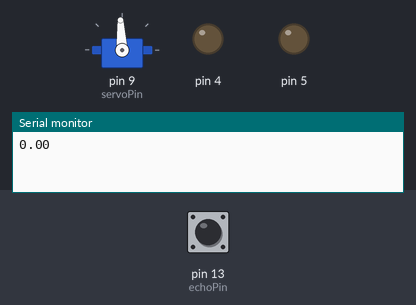
The sketch below on a simulated Arduino Uno, built with avr-gcc and run on an emulated ATmega328P. Parts: servo, output pins drawn as LEDs (lit = HIGH), the last lines printed to the serial monitor. Inputs (shaded band) come from the test bench; at power-on: pin 13 (echoPin) LOW. Pins used as bus, display or sensor lines are not drawn.

Above: at 1.2 s.
1.3 s: pin 13 (echoPin) pulsed HIGH 2 times (0.12 s each, 0.3 s apart)
At 1.9 s:
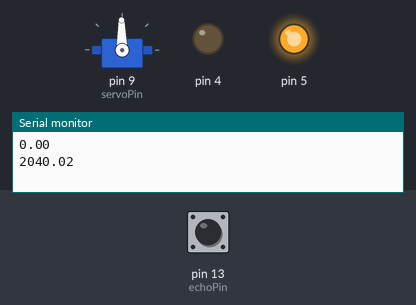
At 2.5 s:
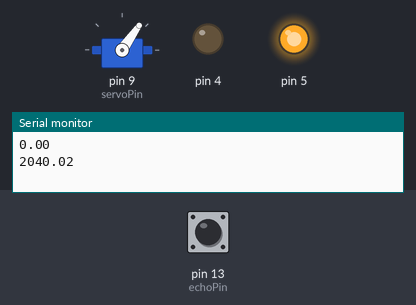
4.3 s: pin 13 (echoPin) pulsed HIGH 5 times (0.12 s each, 0.3 s apart)
At 7.8 s:
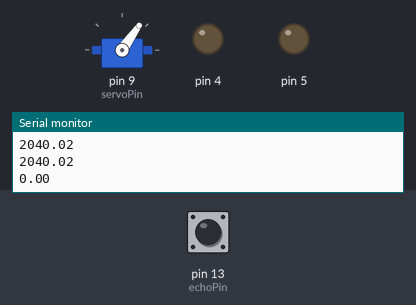
Timing chart, 0 to 13.3 s (numbered marks = the images above; inputs shaded):
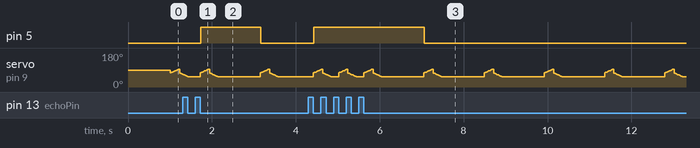

Measured:
- after the input at 1.3 s, pin 5: LOW → HIGH after 0.43 s, → LOW 1.4 s later
- after the input at 4.3 s, pin 5: LOW → HIGH after 0.13 s, → LOW 2.6 s later

The sketch:

_0201start.ino
```cpp
#include <Servo.h>

int echoPin=13;
int trigPin=12;
int servoPin=9;
Servo servo;
int angle=75;

void setup() {
Serial.begin(9600);
pinMode(trigPin,OUTPUT);
pinMode(echoPin,INPUT);
pinMode(4,OUTPUT);
pinMode(5,OUTPUT);
pinMode(9,OUTPUT);
servo.attach(servoPin);
}

void loop() {

float duration,distance;
digitalWrite(trigPin,HIGH);
delay(10);
digitalWrite(trigPin,LOW);
duration=pulseIn(echoPin,HIGH);
distance=(duration*340)/20000;
Serial.println(distance);

  for(angle=75; angle<=95; angle++)
  {
    servo.write(angle);
    delay(10);
    if(distance>=150)
    {
      analogWrite(5,255);
      digitalWrite(4,LOW);
    }
    else if(100<=distance && distance<150)
    {
      analogWrite(5,190);
      digitalWrite(4,LOW);
    }
    else if(75<=distance && distance<100)
    {
      analogWrite(5,150);
      digitalWrite(4,LOW);
    }
    else if(45<=distance && distance<75)
    {
      analogWrite(5,130);
      digitalWrite(4,LOW);
    }
    else
    {
      analogWrite(5,0);
      digitalWrite(4,LOW);
    }
  }

  for(angle=75; 55<=angle; angle--)
  {
    servo.write(angle);
    delay(10);
    if(distance>=150)
    {
      analogWrite(5,255);
      digitalWrite(4,LOW);
    }
    else if(100<=distance && distance<150)
    {
      analogWrite(5,190);
      digitalWrite(4,LOW);
    }
    else if(75<=distance && distance<100)
    {
      analogWrite(5,150);
      digitalWrite(4,LOW);
    }
    else if(45<=distance && distance<75)
    {
      analogWrite(5,130);
      digitalWrite(4,LOW);
    }
    else
    {
      analogWrite(5,0);
      digitalWrite(4,LOW);
    }
  }
}
```
